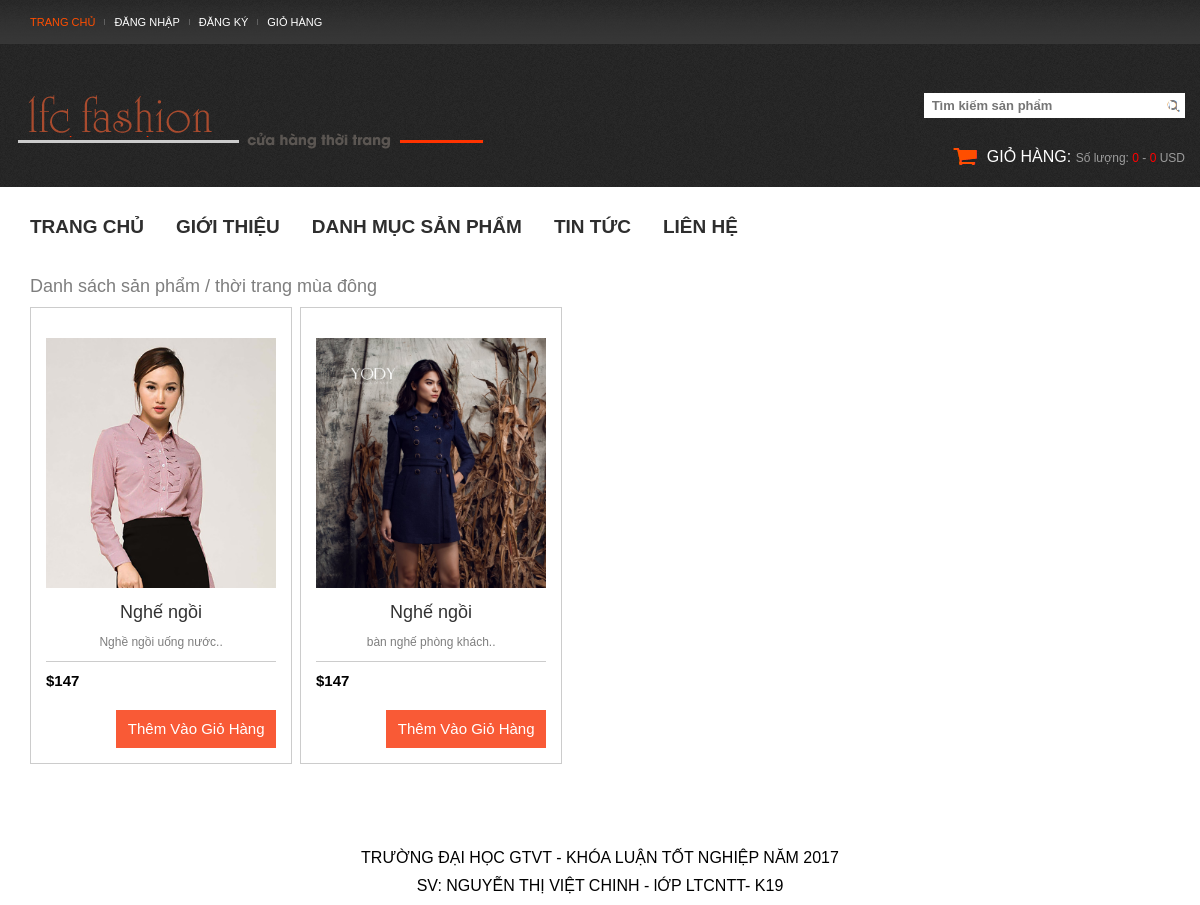
Page /thoi-trang-dong.php on the committed database.
### tables this page shows
CREATE TABLE IF NOT EXISTS `mathang` (
  `MaNCC` varchar(10) NOT NULL,
  `MaHang` varchar(10) NOT NULL,
  `TenMH` varchar(255) NOT NULL,
  `HinhAnh` varchar(255) NOT NULL,
  `MoTa` varchar(255) NOT NULL,
  `DVT` varchar(15) NOT NULL,
  `Gia_ban` varchar(100) DEFAULT NULL,
  `SLTon` int(11) NOT NULL,
  `Thue` decimal(10,2) NOT NULL,
  `MaLMH` varchar(10) NOT NULL
);

### thoi-trang-dong.php (the view)
<?php include ('./header.php')?>
<?php
    $sql_product="Select MaHang,TenMH,HinhAnh,MoTa,concat('$', Gia_ban) from mathang where MaLMH='03'";
    $result_product=mysqli_query($conn,$sql_product);
    $sodong=8;
    $tongsodong=mysqli_num_rows($result_product);
    $tongsotrang=ceil($tongsodong / $sodong);
    if(!isset($_GET['p'])){
        $p=1;
    }else{
        $p=intval($_GET['p']);
    }
    $x=($p-1) * $sodong;
    $sql_product1="Select MaHang,TenMH,HinhAnh,MoTa,concat('$', Gia_ban) from mathang where MaLMH = '03' limit $x, $sodong";
    $result_product1=mysqli_query($conn,$sql_product1);
    $number_product=mysqli_num_rows($result_product1);
?>
<div class="category-product container">
    <h4>Danh sách sản phẩm / thời trang mùa đông</h4>
    <div class="products">
        <?php
        if($number_product > 0){
            while($row = mysqli_fetch_array($result_product1)){
                echo "<article class='post'>
                <a href='chitiet_sp.php?frame=chitiet&MaHang=$row[0]' class='post-thumb'><img width='250' height='250' src='image/sanphamnoibat/$row[2]' alt=''></a>
                <h3><a href='chitiet_sp.php?frame=chitiet&MaHang=$row[0]'>$row[1]</a></h3>
                <p class=\"tt\">$row[3]..</p>
                <span class='price'>$row[4]</span>
                <a class='cart' href='modules/addcart.php?MaHang=$row[0]'>thêm vào giỏ hàng</a>
            </article>";
            }
       echo "<div id='paganation'>
            <?php
            // Lấy địa chỉ hiện tại
            $self = 'danhmucsp.php?';
            page_record($self,$p,$tongsotrang);
            ?>
        </div>";
        }else{
            print "<p>Không có sản phẩm nào...</p>";
        }
        ?>
    </div>
</div>
<?php include ('./footer.php')?>

### css/style1.css (style rules this page uses)
body { font-family: arial; }
#paganation { position: relative; width:600px; }
.products { display: flex; flex-wrap: wrap; justify-content: space-between; }
.products article { display: block; width: 23%; padding: 15px; margin-bottom: 40px; border: 1px solid #ccc; }
.post img { object-fit: cover; object-position: top; display: block; margin: 15px auto; }
.post h3 { font-size: 18px; text-align: center; margin: 0; }
.post p { text-align: center; margin: 0; padding: 10px 0; border-bottom: 1px solid #ccc; }
.post .price { display: block; font-size: 15px; padding: 10px 0; }
.post .cart { display: block; float: right; width: 160px; text-align: center; background: #f95a36; color: #fff; margin-top: 10px; padding: 10px; font-size: 15px; text-transform: capitalize; }

### css/stylesheet.css (style rules this page uses)
* { margin: 0; padding: 0; }
body { color: #7e7e7e; font-family: Arial, Helvetica, sans-serif; background:#fff; font-size:12px; line-height:18px; }
img { max-width:100% }
a, a:visited, a:focus { color: #323232; cursor: pointer; text-decoration:none; outline:none }
a img { border: none; }
.price { font-size:21px; color:#000000; font-weight:bold; }
a { outline:none; }

### rows in the picture
mathang: HinhAnh (picture), TenMH "Nghế ngồi", MoTa "Nghề ngồi uống nước", row "$147"
mathang: HinhAnh (picture), TenMH "Nghế ngồi", MoTa "bàn nghế phòng khách", row "$147"

### other values in the picture
$soluong "0"
$tongcong "0"
